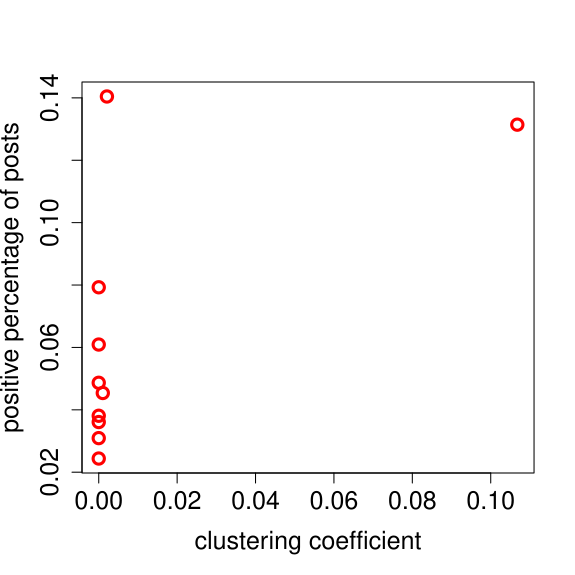

Write R code to recreate this figure.
#pdf("cpu_load.pdf")
#pdf("mem_usage.pdf")

fpe<-read.table("community_graph_data_following.txt", sep=",")
plot_colors <- c("red","blue","black")


names(fpe)<-c("community", "coeff", "reciprocity", "posPercentage" , "posSeverity", "negPercentage", "negSeverity")


xrange <- range(fpe$coeff) 
yrange <- range(fpe$posPercentage) 


plot(xrange,yrange, type="n", xlab="clustering coefficient", ylab="positive percentage of posts", cex.lab=1.5,cex.axis=1.5)
lines(fpe$coeff, fpe$posPercentage, type="p", lwd=3,lty=1, col="red", pch=1,cex=1.5)



#dev.off()
